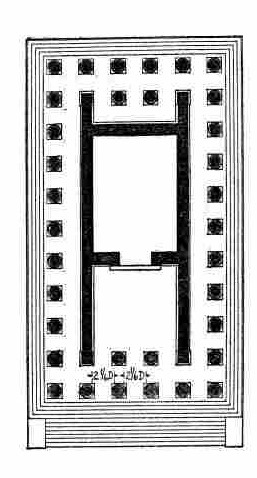
#> input picture TempleLayout_Analyzer/TempleTeos.jpg, 257 x 478 px
$ python cella_wall.py
#> lines starting #> are read from the running program, lines starting #| are printed output that depends on the picture; after the words box and inside, x2 and y2 are one past the last pixel; in counts of white or black regions, pixels touching at a corner belong together
import cv2
import numpy as np
from matplotlib import pyplot as plt

#
# Load the image
#

img = cv2.imread('TempleTeos.jpg')
#> img is the input picture: shape (478, 257, 3); min 0, max 255, mean 204
grey = cv2.cvtColor(img,cv2.COLOR_BGR2GRAY)

kernel = np.ones((5, 5))
eroded = cv2.dilate(grey, kernel)
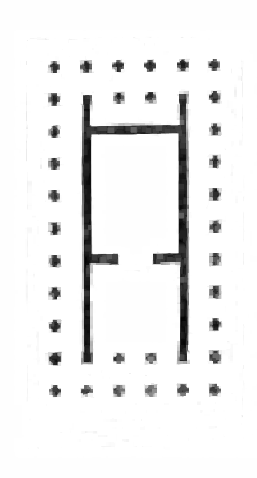
#> eroded: shape (478, 257); min 2, max 255, mean 239.5

# Otsu's thresholding after Gaussian filtering
#   - see https://docs.opencv.org/3.4.0/d7/d4d/tutorial_py_thresholding.html
ret, b_w = cv2.threshold(eroded, 0, 255, cv2.THRESH_BINARY + cv2.THRESH_OTSU)
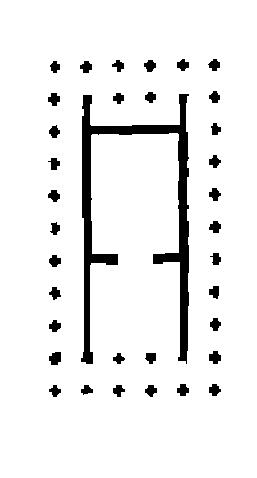
#> b_w: shape (478, 257); 92.8% white; 35 black regions, largest, box (x1, y1, x2, y2) and area: (81, 94, 189, 364) 5634, (49, 352, 61, 365) 124, (209, 351, 221, 364) 112
#> ret = 159

dilated = cv2.erode(b_w, kernel)
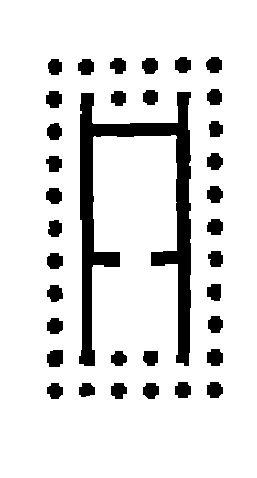
#> dilated: shape (478, 257); 87.4% white; 35 black regions, largest, box (x1, y1, x2, y2) and area: (79, 92, 191, 366) 8554, (47, 350, 63, 367) 240, (207, 349, 223, 366) 228

plt.figure(figsize=(15,10))
plt.subplot(1, 2, 1)
plt.imshow(eroded)
plt.subplot(1, 2, 2)
plt.imshow(dilated)


#
# Find the cella wall in the y dimension
#

# image dimensions
height, width = b_w.shape
#> height = 478; width = 257
center = width // 2
#> center = 128

# this offset is one-half the height of the rectangular sample that constitutes a "core"
v_offset = 5 # arbitrary
# this is one-half the width of the core
h_offset = width // 20 # 5 percent of the image width
#> h_offset = 12


# traverse the y dimension of the image, travelling down the centre
#   - take "cores" at each y position
cores = []

for y in range(v_offset, height-v_offset):

    # calculate sides of the core sample rectangle
    left = center - h_offset
    right = center + h_offset
    top = y - v_offset
    bottom = y + v_offset

    # add the pixels values within the sample
    core = sum(np.ravel(b_w[top:bottom, left:right]))

    # collect the core
    cores.append(core)
#> this loop made 468 passes
#> core on passes 1 to 3: 61200, 61200, 61200
#> after the loop, cores = 468 values, max 61200 at index 0, min 6885 at index 125, mean 58388.5

# FIXME: x pos of the cella wall is center of the image
wall_x = center
#> wall_x = 128
# y pos of the cella wall is the minimum core value (most black pixels), plus offset
wall_y = np.argmin(cores) + v_offset
#> wall_y = 130

# annotate the image
img_annotated = img.copy()
cv2.circle(img_annotated, (wall_x, wall_y), 10, (255, 0, 0), 5)
plt.imshow(img_annotated)


#
# Calculate the length of the cella wall, find true center
#

# get continuous black segments along a given x

# start (i.e. left edge) of each segment
starts = []
# length of each segment
lens = []

# when this is True, we're in the middle of a seg
going = False

# traverse the cross-section:
#   - if the pixel is white
#        any ongoing segment is finished
#   - if the pixel is black
#        any ongoing segment is continued
#        otherwise, a new segment is started
for x in range(width):
    if b_w[wall_y, x] > 0:
        going = False
    else:
        if going:
            lens[-1] += 1
        else:
            lens.append(1)
            starts.append(x)
            going = True
#> after the loop, lens = [11, 104, 9]; starts = [49, 82, 212]

# which seg is the longest one?
i = np.argmax(lens)
#> i = 1

# figure out edges of the cella
left = starts[i]
#> left = 82
center = left + lens[i] // 2
#> center = 134

# new annotated image
img_annotated = img.copy()
cv2.circle(img_annotated, (center, wall_y), 10, (255, 0, 0), 5)
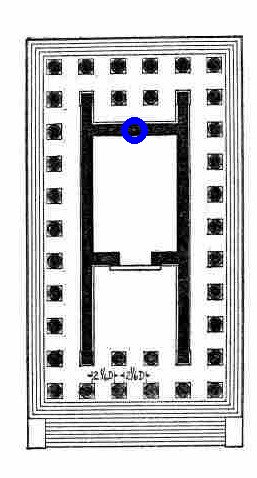
#> img_annotated: shape (478, 257, 3); mean B, G, R 204.4, 203.6, 203.6
plt.imshow(img_annotated)
#> figure, not shown here; B, G, R data is drawn as R, G, B

$ run again, with TempleLayout_Analyzer/ArtemisSardis.jpg copied over TempleLayout_Analyzer/TempleTeos.jpg
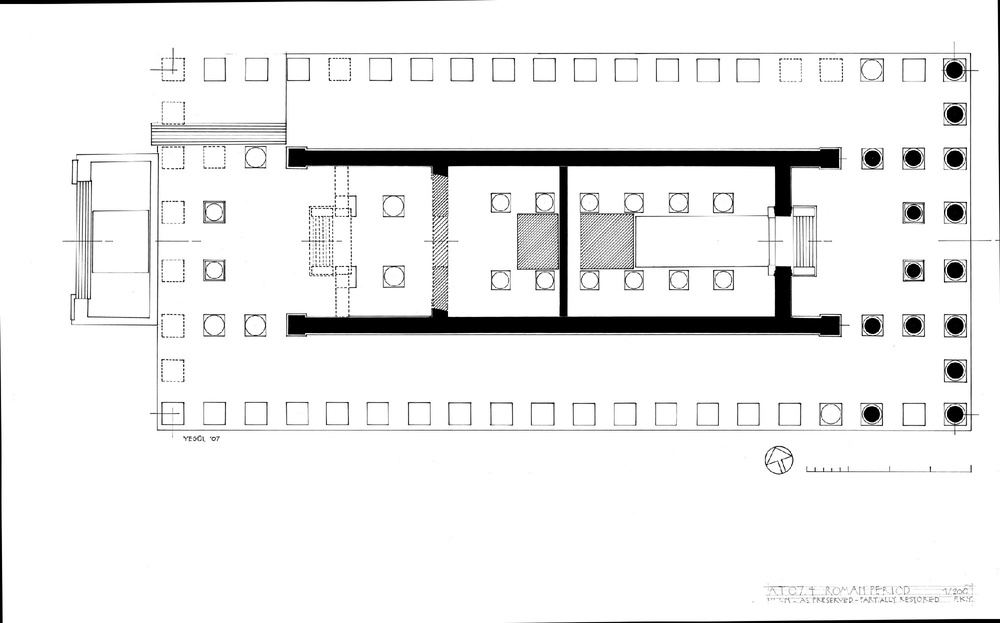
#> input picture TempleLayout_Analyzer/ArtemisSardis.jpg, 1000 x 623 px, shrunk from 2000 x 1246 before the run
#> img is the input picture: shape (623, 1000, 3); min 0, max 255, mean 238.1
#> `ret, b_w = cv2.threshold(eroded, 0, 255, cv2.THRESH_BINARY + cv2.THRES..`:
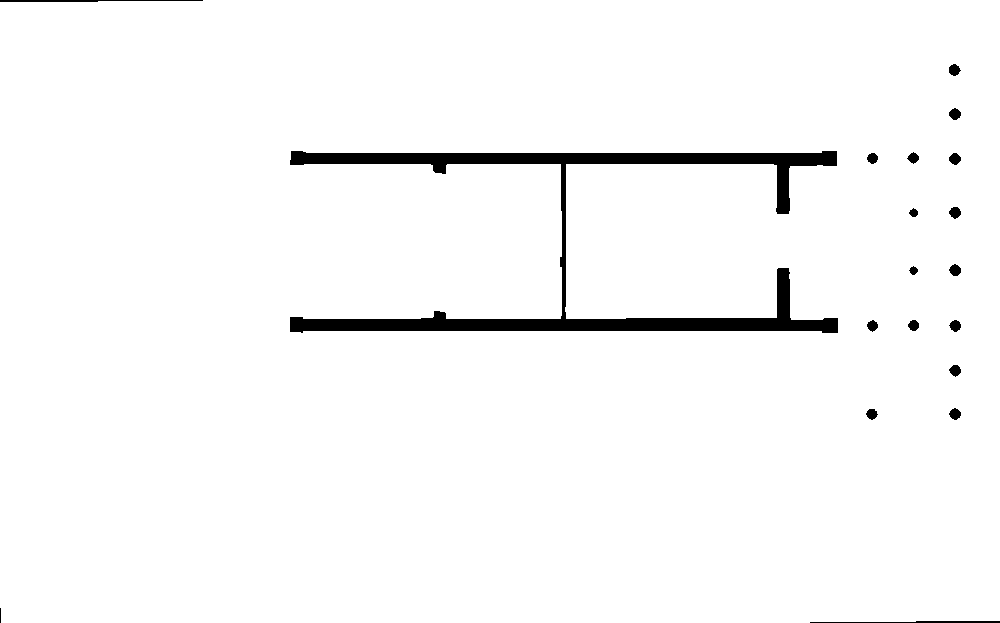
#> b_w: shape (623, 1000); 97.3% white; 19 black regions (1 under 20 px), largest, box (x1, y1, x2, y2) and area: (290, 151, 838, 333) 15138, (0, 0, 203, 2) 301, (810, 621, 1000, 623) 274
#> ret = 132
#> dilated: shape (623, 1000); 96% white; 19 black regions, largest, box (x1, y1, x2, y2) and area: (288, 149, 840, 335) 20786, (0, 0, 205, 4) 715, (808, 619, 1000, 623) 662
#> after the loop `for y in range(v_offset, height-v_offset):`: cores = 613 values, max 255000 at index 0, min 0 at index 153, mean 245432.3
#> wall_y = 158
#> after the loop `for x in range(width):`: lens = [546, 11, 12, 12]; starts = [291, 867, 907, 949]
#> i = 0
#> `left = starts[i]`: left = 291
#> `center = left + lens[i] // 2`: center = 564
#> `cv2.circle(img_annotated, (center, wall_y), 10, (255, 0, 0), 5)`:
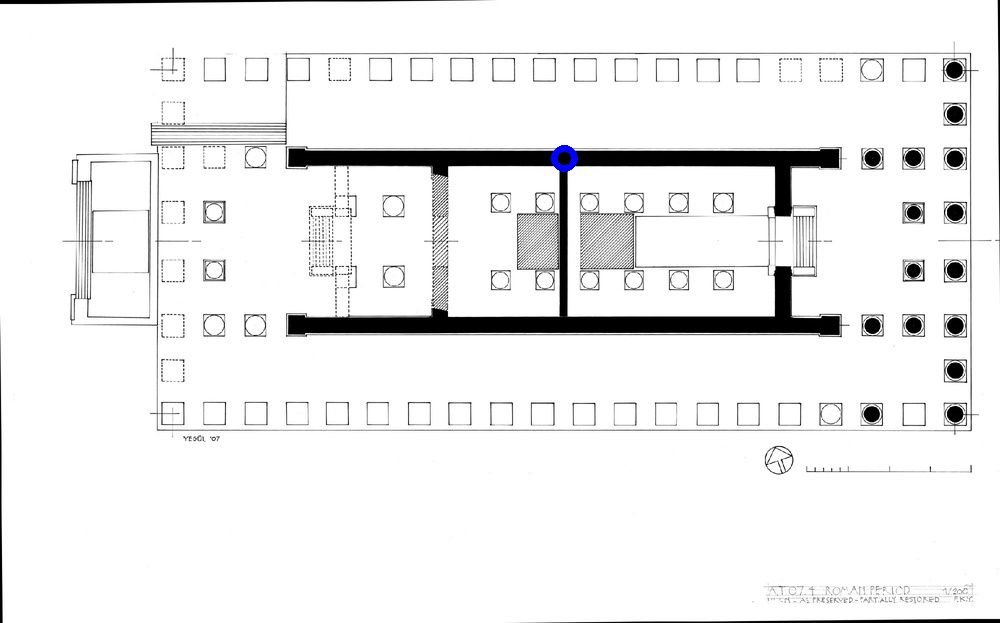
#> img_annotated: shape (623, 1000, 3); mean B, G, R 238.2, 238, 238

$ run again, with TempleLayout_Analyzer/ArtemisSardisMrkd.jpg copied over TempleLayout_Analyzer/TempleTeos.jpg
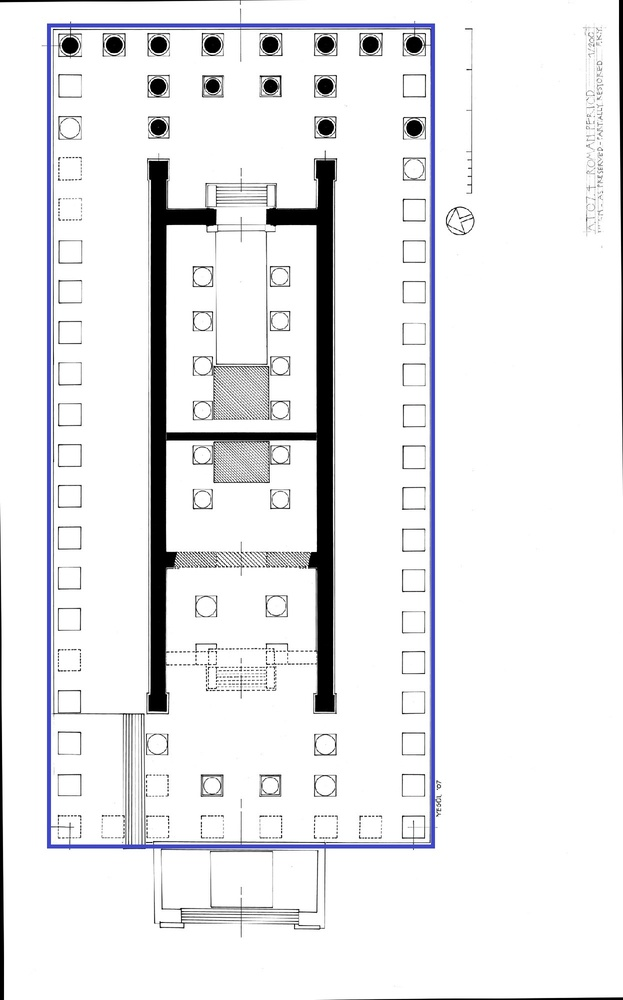
#> input picture TempleLayout_Analyzer/ArtemisSardisMrkd.jpg, 623 x 1000 px, shrunk from 1246 x 2000 before the run
#> img is the input picture: shape (1000, 623, 3); mean B, G, R 237, 235.3, 235.1
#> `ret, b_w = cv2.threshold(eroded, 0, 255, cv2.THRESH_BINARY + cv2.THRES..`:
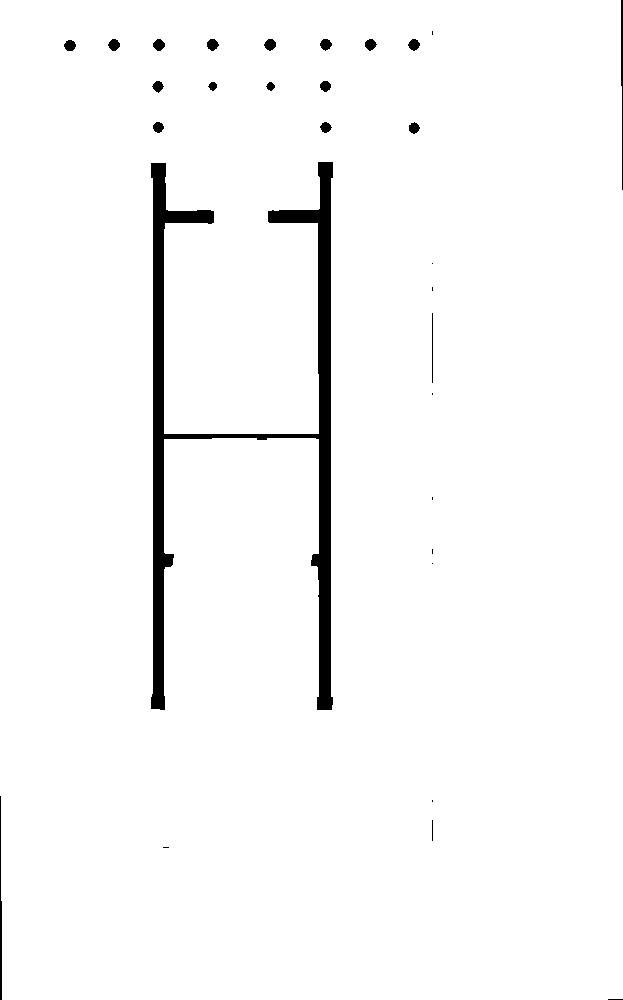
#> b_w: shape (1000, 623); 97.2% white; 30 black regions (10 under 20 px), largest, box (x1, y1, x2, y2) and area: (151, 162, 333, 710) 15156, (0, 796, 2, 1000) 303, (621, 0, 623, 190) 276
#> ret = 133
#> dilated: shape (1000, 623); 95.8% white; 30 black regions, largest, box (x1, y1, x2, y2) and area: (149, 160, 335, 712) 20804, (0, 794, 4, 1000) 719, (619, 0, 623, 192) 664
#> the loop `for y in range(v_offset, height-v_offset):` made 990 passes
#> core on passes 1 to 3: 158100, 158100, 158100
#> after the loop `for y in range(v_offset, height-v_offset):`: cores = 990 values, max 158100 at index 0, min 28050 at index 210, mean 137903.5
#> wall_y = 215
#> after the loop `for x in range(width):`: lens = [61, 63]; starts = [153, 268]
#> i = 1
#> `left = starts[i]`: left = 268
#> `center = left + lens[i] // 2`: center = 299
#> `cv2.circle(img_annotated, (center, wall_y), 10, (255, 0, 0), 5)`:
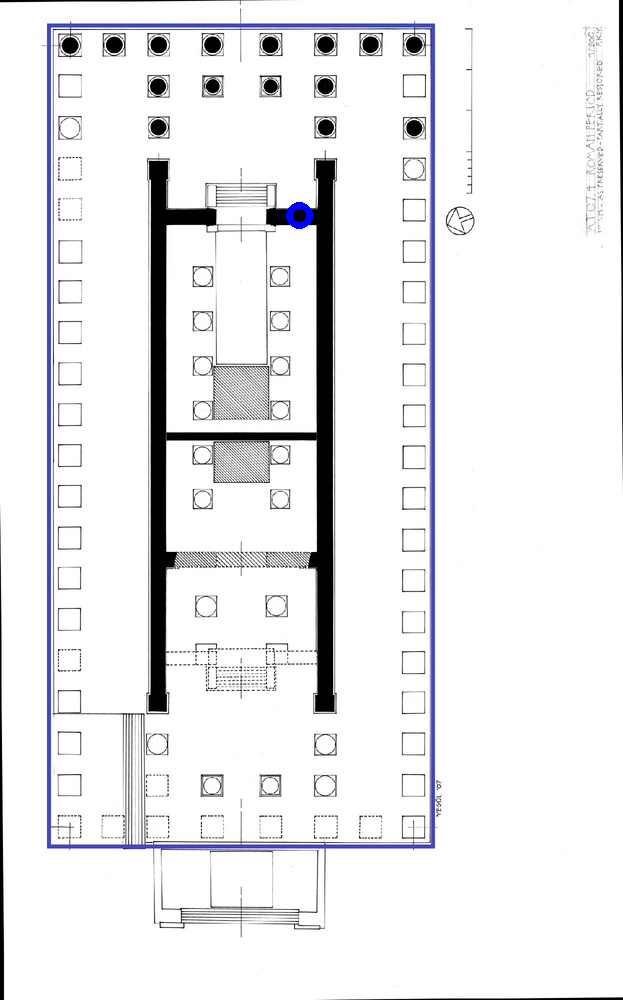
#> img_annotated: shape (1000, 623, 3); mean B, G, R 237.1, 235.2, 235.1
